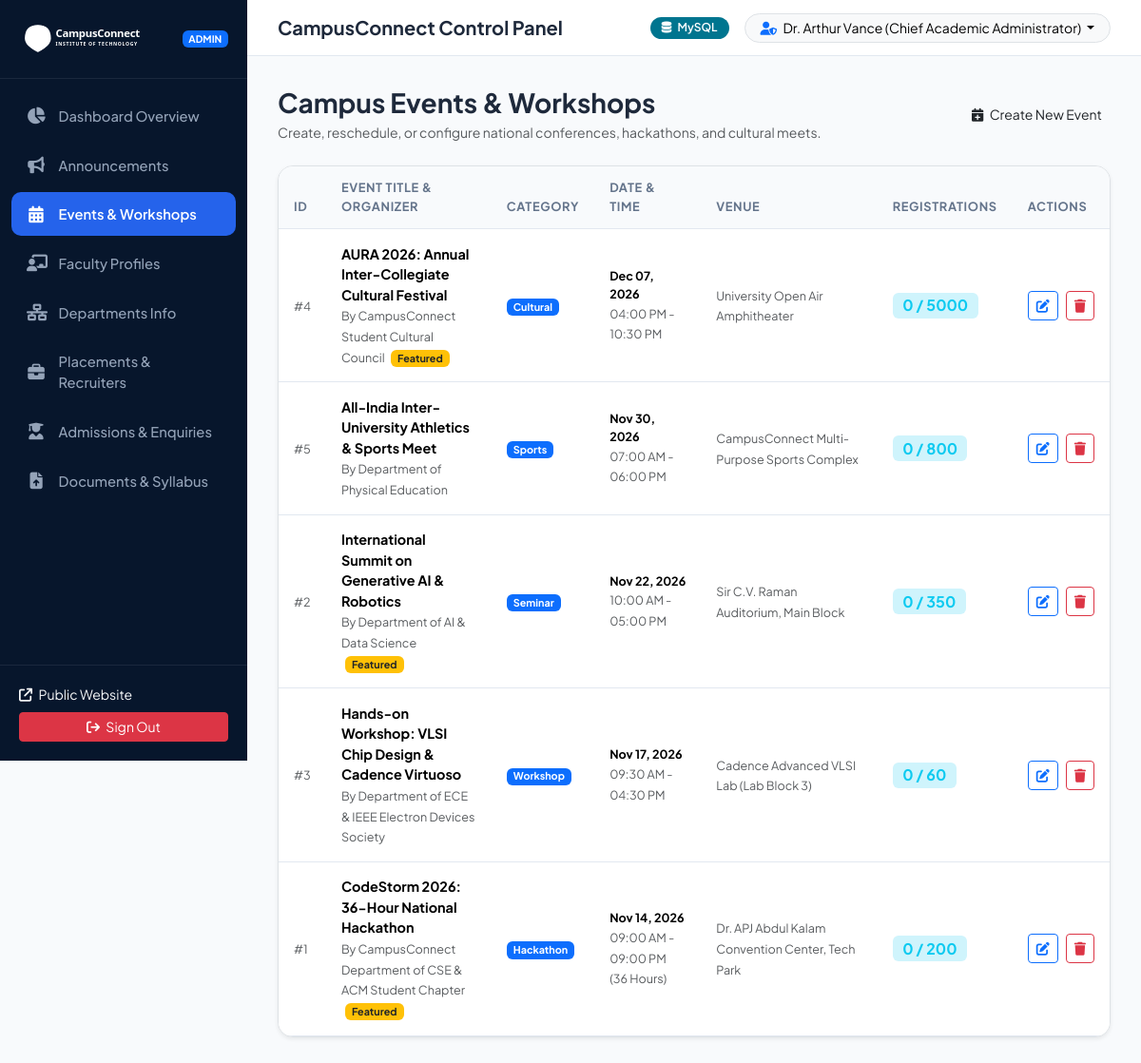
Screenshot of /admin/events (signed in) with the database file from the repository.
### backend/models.py (models this page shows)
class Event(db.Model):
    __tablename__ = "events"
    id = db.Column(db.Integer, primary_key=True)
    title = db.Column(db.String(255), nullable=False)
    category = db.Column(db.String(64), nullable=False, default="Workshop")  # Hackathon, Workshop, Seminar, Cultural, Sports
    description = db.Column(db.Text, nullable=False)
    event_date = db.Column(db.Date, nullable=False)
    event_time = db.Column(db.String(64), nullable=False)
    venue = db.Column(db.String(150), nullable=False)
    organizer = db.Column(db.String(150), nullable=False)
    image_url = db.Column(db.String(255), default="/static/img/campus/event-default.jpg")
    max_seats = db.Column(db.Integer, default=150)
    is_featured = db.Column(db.Boolean, default=False)
    created_at = db.Column(db.DateTime, default=datetime.utcnow)
    registrations = db.relationship("EventRegistration", backref="event", lazy=True, cascade="all, delete-orphan")

### backend/routes_admin.py (the view)
@admin_bp.route("/events")
def events():
    events_list = Event.query.order_by(Event.event_date.desc()).all()
    return render_template("admin/events.html", events=events_list)

### backend/auth.py (called while the page is built)
def login_required(f):
    @wraps(f)
    def decorated_function(*args, **kwargs):
        if "admin_id" not in session:
            flash("Please sign in to access the administrator portal.", "warning")
            return redirect(url_for("auth.login", next=request.url))
        return f(*args, **kwargs)
    return decorated_function

### backend/routes_admin.py (called while the page is built)
@admin_bp.before_request
@login_required
def require_admin_login():
    pass

### templates/admin/events.html (shortened to what this page needs)
{% extends "admin/layout.html" %}
{% block content %}
<div class="d-flex justify-content-between align-items-center mb-4">
  <div>
    <h3 class="fw-bold text-navy mb-1">Campus Events & Workshops</h3>
    <p class="text-muted small mb-0">Create, reschedule, or configure national conferences, hackathons, and cultural meets.</p>
  </div>
  <button class="btn btn-primary-cc btn-sm" data-bs-toggle="modal" data-bs-target="#addEventModal">
    <i class="fa-solid fa-calendar-plus me-1"></i> Create New Event
  </button>
</div>
<div class="card border rounded-4 shadow-sm overflow-hidden">
  <div class="table-responsive">
    <table class="table admin-table align-middle mb-0">
      <thead>
        <tr>
          <th>ID</th>
          <th>Event Title & Organizer</th>
          <th>Category</th>
          <th>Date & Time</th>
          <th>Venue</th>
          <th>Registrations</th>
          <th>Actions</th>
        </tr>
      </thead>
      <tbody>
        {% for e in events %}
        <tr>
          <td><span class="text-muted small">#{{ e.id }}</span></td>
          <td style="max-width: 280px;">
            <strong class="text-navy d-block">{{ e.title }}</strong>
            <small class="text-muted">By {{ e.organizer }}</small>
            {% if e.is_featured %}
            <span class="badge bg-warning text-dark small ms-1">Featured</span>
            {% endif %}
          </td>
          <td><span class="badge bg-primary">{{ e.category }}</span></td>
          <td>
            <div class="fw-bold text-navy small">{{ e.event_date.strftime('%b %d, %Y') }}</div>
            <small class="text-muted">{{ e.event_time }}</small>
          </td>
          <td><small class="text-muted">{{ e.venue }}</small></td>
          <td>
            <span class="badge bg-info-subtle text-info fw-bold fs-6">
              {{ e.registrations|length }} / {{ e.max_seats }}
            </span>
          </td>
          <td>
            <div class="d-flex gap-2">
              <button class="btn btn-sm btn-outline-primary"
                      data-bs-toggle="modal"
                      data-bs-target="#editModal"
                      data-action="{{ url_for('admin.edit_event', id=e.id) }}"
                      data-title="{{ e.title }}"
                      data-category="{{ e.category }}"
                      data-description="{{ e.description }}"
                      data-event_date="{{ e.event_date.isoformat() }}"
                      data-event_time="{{ e.event_time }}"
                      data-venue="{{ e.venue }}"
                      data-organizer="{{ e.organizer }}"
                      data-max_seats="{{ e.max_seats }}"
                      data-image_url="{{ e.image_url }}"
                      data-is_featured="{{ 1 if e.is_featured else 0 }}">
                <i class="fa-solid fa-pen-to-square"></i>
              </button>
              <form action="{{ url_for('admin.delete_event', id=e.id) }}" method="POST" onsubmit="return confirm('Permanently remove this event?');">
                <button type="submit" class="btn btn-sm btn-outline-danger">
                  <i class="fa-solid fa-trash"></i>
                </button>
              </form>
            </div>
          </td>
        </tr>
        {% endfor %}
      </tbody>
    </table>
  </div>
</div>
{% endblock %}

### static/css/admin.css (style rules this page uses)
:root { --admin-sidebar-bg: #07162c; --admin-sidebar-hover: #132a4e; --admin-active-blue: #2563eb; --admin-body-bg: #f8fafc; --admin-card-bg: #ffffff; --admin-border: #e2e8f0; }
body.admin-body { font-family: 'Plus Jakarta Sans', sans-serif; background-color: var(--admin-body-bg); color: #1e293b; min-height: 100vh; }
.admin-table th { font-size: 0.8rem; font-weight: 700; text-transform: uppercase; letter-spacing: 0.05em; color: #64748b; background-color: #f8fafc; border-bottom: 1px solid var(--admin-border); padding: 0.85rem 1rem; }
.admin-table td { padding: 0.95rem 1rem; vertical-align: middle; font-size: 0.9rem; border-bottom: 1px solid var(--admin-border); }

### rows the page displays
Event: id "4", title "AURA 2026: Annual Inter-Collegiate Cultural Festival", organizer "CampusConnect Student Cultural Council", is_featured "Featured", category "Cultural", event_date "Dec 07, 2026", event_time "04:00 PM - 10:30 PM", venue "University Open Air Amphitheater", registrations|length "0", max_seats "5000"
Event: id "5", title "All-India Inter-University Athletics & Sports Meet", organizer "Department of Physical Education", category "Sports", event_date "Nov 30, 2026", event_time "07:00 AM - 06:00 PM", venue "CampusConnect Multi-Purpose Sports Complex", registrations|length "0", max_seats "800"
Event: id "2", title "International Summit on Generative AI & Robotics", organizer "Department of AI & Data Science", is_featured "Featured", category "Seminar", event_date "Nov 22, 2026", event_time "10:00 AM - 05:00 PM", venue "Sir C.V. Raman Auditorium, Main Block", registrations|length "0", max_seats "350"
Event: id "3", title "Hands-on Workshop: VLSI Chip Design & Cadence Virtuoso", organizer "Department of ECE & IEEE Electron Devices Society", category "Workshop", event_date "Nov 17, 2026", event_time "09:30 AM - 04:30 PM", venue "Cadence Advanced VLSI Lab (Lab Block 3)", registrations|length "0", max_seats "60"
Event: id "1", title "CodeStorm 2026: 36-Hour National Hackathon", organizer "CampusConnect Department of CSE & ACM Student Chapter", is_featured "Featured", category "Hackathon", event_date "Nov 14, 2026", event_time "09:00 AM - 09:00 PM (36 Hours)", venue "Dr. APJ Abdul Kalam Convention Center, Tech Park", registrations|length "0", max_seats "200"

### other values shown
{{ config.get('ACTIVE_DB_ENGINE', 'MySQL') }} "MySQL"
{{ session.get('admin_name', 'Administrator') }} "Dr. Arthur Vance (Chief Academic Administrator)"
